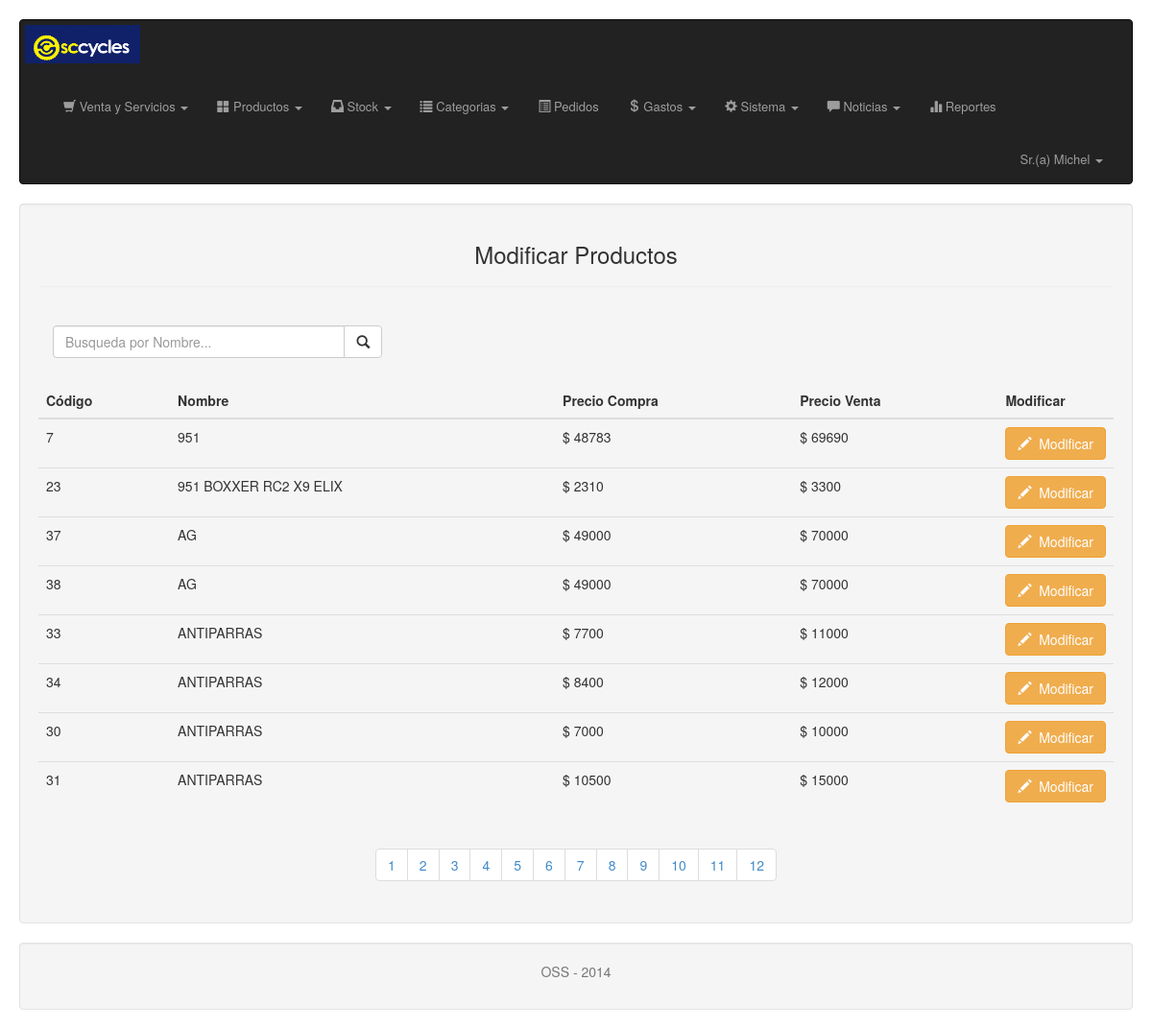
The app's page /admin/vista/vista_modificar_producto.php (signed in) with its own data.
### tables this page shows
CREATE TABLE Productos
(
  pro_cod Varchar(14) NOT NULL,
  pro_nombre Varchar(200) NOT NULL,
  pro_precio_venta Int NOT NULL,
  pro_precio_compra Int NOT NULL,
  pro_imagen Varchar(200),
  pro_peso Int NOT NULL,
  pro_talla Varchar(10),
  pro_color Varchar(10),
  pro_descripcion Varchar(500),
  pro_estado Int NOT NULL,
  subcat_id Int,
  marca_id Int,
 PRIMARY KEY (pro_cod)
);

### admin/modelo/modelo_productos.php (called while the page is built, shortened)
<?php
function conectar()
{
    $link=mysql_connect('localhost','root','') or die("Error en la Conexion.");
    return $link;
}
function muestraProductos()
{
    $link=conectar();
    $a=array();
    $x=0;
    $sql=("SELECT pro.pro_cod, pro.pro_nombre, pro.pro_precio_compra, pro.pro_precio_venta, subcat.subcat_nombre FROM productos pro, subcategoria subcat WHERE pro.subcat_id = subcat.subcat_id AND pro_estado = 1 ORDER BY pro_nombre ASC");
    $res=mysql_query($sql, $link) or die("Error en: $sql: " . mysql_error());
    while($f=mysql_fetch_assoc($res))
    {
        $a[$x]=$f;
        $x++;
    }
    return $a;
}
?>

### admin/vista/vista_modificar_producto.php (the view, shortened to what this page needs)
<?php
include('../modelo/modelo_productos.php');
$res = muestraProductos();
?>
<!DOCTYPE html>
<html lang="en">
  <head>
    <link rel="stylesheet" type="text/css" href="../css/bootstrap.css"  />
 </head>
  <body>
          <div class="well" style="height:auto;">
           <h3 class="text-center">Modificar Productos</h3><hr>
           <br>
            <form id="iform" name="iform">
           <div class="col-xs-6 col-md-4">
            <div class="input-group">
            <input type="text" id="txt_consulta" name="txt_consulta" class="form-control" placeholder="Busqueda por Nombre..." required/>
                <div class="input-group-btn">
                 <button type="submit" class="btn btn-default" id="btn_consulta">
                  <span class="glyphicon glyphicon-search"></span>
                  </button>
                </div>
            </div>
          </div>
          </form>
           <br>
           <br>
           <br>
          <table class="table">
            <thead>
                    <tr>
                        <th>
                            Código
                        </th>
                        <th>
                            Nombre
                        </th>
                        <th>
                            Precio Compra
                        </th>
                        <th>
                            Precio Venta
                        </th>
                        <th>
                            Modificar
                        </th>
                    </tr>
            </thead>
            <tbody>
                 <?php
           if(isset($_GET['txt_consulta']))
          {
              $res2 = muestraProductosnom($_GET['txt_consulta']);
              foreach ($res2 as $f) { ?>
                 <tr class="post">
                     <th style="font-weight:100"><?php echo $f['pro_cod']; ?></th>
                     <th style="font-weight:100"><?php echo $f['pro_nombre']; ?></th>
                     <th style="font-weight:100">$ <?php echo $f['pro_precio_compra']; ?></th>
                     <th style="font-weight:100">$ <?php echo $f['pro_precio_venta']; ?></th>
                     <th width="30px"><a href="vista_modificar_producto.php?codigo=<?php print($f['pro_cod'])?>" class="btn btn-warning"><span class="glyphicon glyphicon-pencil"></span>&nbsp Modificar</a></th>
                 </tr>
           <?php
             }
        }
              else
              {
                ?>
            <?php if($res==true) { ?>
<?php
      foreach($res as $f)
    {
?>
          <tr class="post">
              <th style="font-weight:100"><?php echo $f['pro_cod']; ?></th>
              <th style="font-weight:100"><?php echo $f['pro_nombre']; ?></th>
              <th style="font-weight:100">$ <?php echo $f['pro_precio_compra']; ?></th>
              <th style="font-weight:100">$ <?php echo $f['pro_precio_venta']; ?></th>
              <th width="30px"><a href="vista_modificar_producto.php?codigo=<?php print($f['pro_cod'])?>" class="btn btn-warning"><span class="glyphicon glyphicon-pencil"></span>&nbsp Modificar</a></th>
          </tr>
<?php
    }
?>
            </tbody>
             <?php }
             else
             {
                echo ("<tr><td><h4>&nbsp;&nbsp;&nbsp;No hay Productos</h4></td></tr>");
             }   }?>
           </table>
              <?php include('/includes/paginador.php');  ?>
             <?php include('/includes/footer.php');  ?>
  </body>
</html>

### records on screen
productos: pro_cod "7", pro_nombre "951", pro_precio_compra "48783", pro_precio_venta "69690"
productos: pro_cod "23", pro_nombre "951 BOXXER RC2 X9 ELIX", pro_precio_compra "2310", pro_precio_venta "3300"
productos: pro_cod "37", pro_nombre "AG", pro_precio_compra "49000", pro_precio_venta "70000"
productos: pro_cod "38", pro_nombre "AG", pro_precio_compra "49000", pro_precio_venta "70000"
productos: pro_cod "33", pro_nombre "ANTIPARRAS", pro_precio_compra "7700", pro_precio_venta "11000"
productos: pro_cod "34", pro_nombre "ANTIPARRAS", pro_precio_compra "8400", pro_precio_venta "12000"
productos: pro_cod "30", pro_nombre "ANTIPARRAS", pro_precio_compra "7000", pro_precio_venta "10000"
productos: pro_cod "31", pro_nombre "ANTIPARRAS", pro_precio_compra "10500", pro_precio_venta "15000"

### other values on screen
$_SESSION['usu_nombre'] "Michel"
